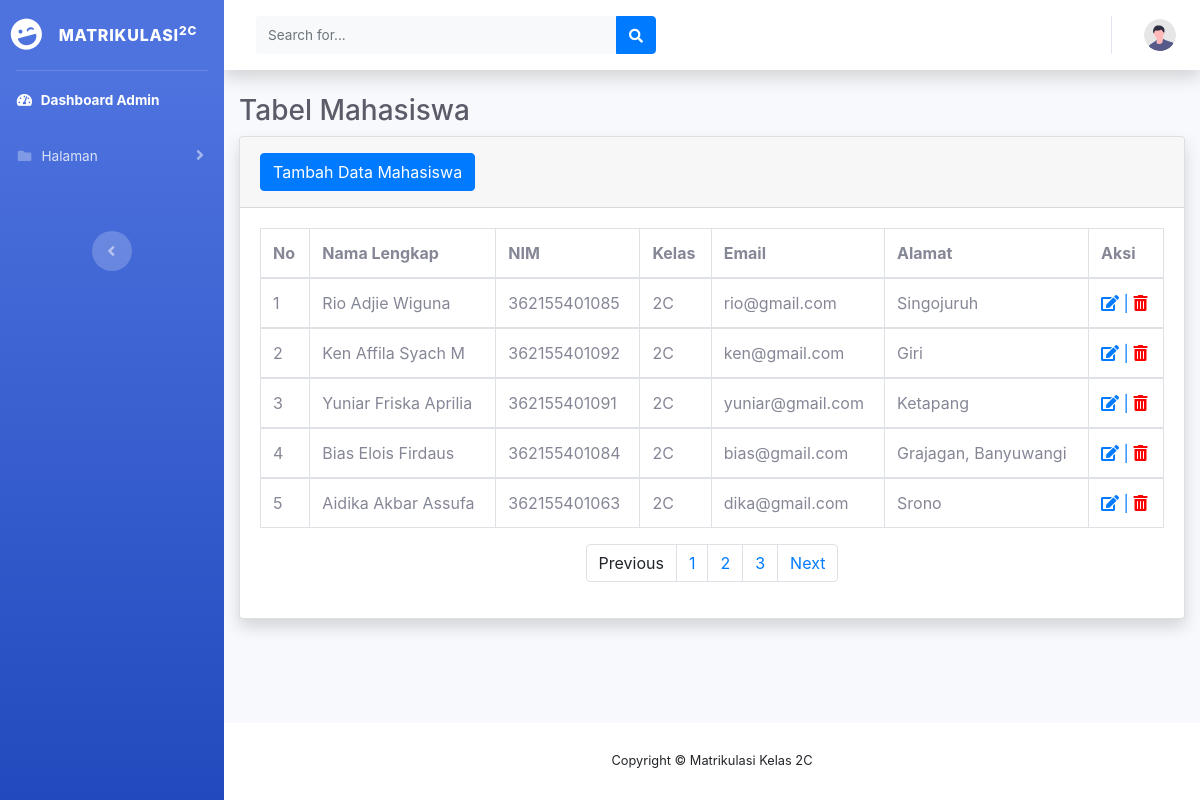
The page /mahasiswa.php on the database its author committed.
### tables this page shows
CREATE TABLE `mahasiswa` (
  `Id` int(11) NOT NULL,
  `Nama_mahasiswa` varchar(45) NOT NULL,
  `Nim` varchar(45) NOT NULL,
  `Kelas` varchar(45) NOT NULL,
  `Email` varchar(45) NOT NULL,
  `Alamat` varchar(45) NOT NULL
);

### mahasiswa.php (the view, shortened to what this page needs)
<?php
include ('database.php');
?>
<!DOCTYPE html>
<html lang="en">
<head>
    <link href="vendor/fontawesome-free/css/all.min.css" rel="stylesheet" type="text/css">
    <link href="css/sb-admin-2.min.css" rel="stylesheet">
    <link href="https://cdnjs.cloudflare.com/ajax/libs/limonte-sweetalert2/7.33.1/sweetalert2.min.css" rel="stylesheet"></link>
    <link rel="stylesheet" type="text/css" href="https://cdnjs.cloudflare.com/ajax/libs/twitter-bootstrap/4.1.3/css/bootstrap.min.css">
</head>
<body id="page-top">
    <div id="wrapper">
        <ul class="navbar-nav bg-gradient-primary sidebar sidebar-dark accordion" id="accordionSidebar">
            <a class="sidebar-brand d-flex align-items-center justify-content-center" href="dashboard.php">
                <div class="sidebar-brand-icon rotate-n-15">
                    <i class="fas fa-laugh-wink"></i>
                </div>
                <div class="sidebar-brand-text mx-3">Matrikulasi<sup>2C</sup></div>
            </a>
            <hr class="sidebar-divider my-0">
            <li class="nav-item active">
                <a class="nav-link" href="dashboard.php">
                    <i class="fas fa-fw fa-tachometer-alt"></i>
                    <span>Dashboard Admin</span></a>
            </li>
            <li class="nav-item">
                <a class="nav-link collapsed" href="#" data-toggle="collapse" data-target="#collapsePages"
                    aria-expanded="true" aria-controls="collapsePages">
                    <i class="fas fa-fw fa-folder"></i>
                    <span>Halaman</span>
                </a>
            </li>
            <br><br>
            <div class="text-center d-none d-md-inline">
                <button class="rounded-circle border-0" id="sidebarToggle"></button>
            </div>
        </ul>
        <div id="content-wrapper" class="d-flex flex-column">
            <div id="content">
                <nav class="navbar navbar-expand navbar-light bg-white topbar mb-4 static-top shadow">
                    <form
                        class="d-none d-sm-inline-block form-inline mr-auto ml-md-3 my-2 my-md-0 mw-100 navbar-search">
                        <div class="input-group">
                            <input type="text" class="form-control bg-light border-0 small" placeholder="Search for..."
                                aria-label="Search" aria-describedby="basic-addon2">
                            <div class="input-group-append">
                                <button class="btn btn-primary" type="button">
                                    <i class="fas fa-search fa-sm"></i>
                                </button>
                            </div>
                        </div>
                    </form>
                    <ul class="navbar-nav ml-auto">
                        <li class="nav-item dropdown no-arrow">
                            <a class="nav-link dropdown-toggle" href="#" id="userDropdown" role="button"
                                data-toggle="dropdown" aria-haspopup="true" aria-expanded="false">
                                <img class="img-profile rounded-circle"
                                    src="img/undraw_profile.svg">
                            </a>
                        </li>
                    </ul>
                </nav>
                <div class="container-fluid">
                    <h1 class="h3 mb-2 text-gray-800">Tabel Mahasiswa</h1>
                    <div class="card shadow mb-4">
                        <div class="card-header py-3">
                        <a href="tambah_mahasiswa.php" class="btn btn-primary">Tambah Data Mahasiswa</a>
                        </div>
                        <div class="card-body">
                            <div class="table-responsive">
                                <table class="table table-bordered" id="dataTable" width="100%" cellspacing="0">
                                    <thead>
                                        <tr>
                                            <th>No</th>
                                            <th>Nama Lengkap</th>
                                            <th>NIM</th>
                                            <th>Kelas</th>
                                            <th>Email</th>
                                            <th>Alamat</th>
                                            <th>Aksi</th>
                                        </tr>
                                    </thead>
                                    <?php
                                    $batas = 5;
                                    $halaman = isset($_GET['halaman'])?(int)$_GET['halaman'] : 1;
                                    $halaman_awal = ($halaman>1) ? ($halaman * $batas) - $batas : 0;
                                    $previous = $halaman - 1;
                                    $next = $halaman + 1;
                                    $i = 1;
                                    $data = mysqli_query($koneksi, "SELECT * FROM mahasiswa");
                                    $jumlah_data = mysqli_num_rows($data);
				                    $total_halaman = ceil($jumlah_data / $batas);
                                    $data_mahasiswa = mysqli_query($koneksi,"select * from mahasiswa limit $halaman_awal, $batas");
                                    while($d = mysqli_fetch_array($data_mahasiswa)) {
                                    ?>
                                    <tbody>
                                        <tr>
                                            <td><?php echo $i++; ?></td>
                                            <td><?php echo $d['Nama_mahasiswa']; ?></td>
                                            <td><?php echo $d['Nim']; ?></td>
                                            <td><?php echo $d['Kelas']; ?></td>
                                            <td><?php echo $d['Email']; ?></td>
                                            <td><?php echo $d['Alamat']; ?></td>
                                            <td>
                                                <a href="update_mahasiswa.php?id=<?php echo $d['Id']; ?>"><i class="fas fa-edit"></i>
                                                                        |
                                                </a><a href="hapus_mahasiswa.php?id=<?php echo $d['Id']; ?>"><i class="fas fa-trash-alt" style="color: red"></i></a>
                                            </td>
                                        </tr>
                                    </tbody>
                                    <?php
                                    }
                                    ?>
                                </table>
                                <nav>
                                    <ul class="pagination justify-content-center">
                                        <li class="page-item">
                                            <a class="page-link" <?php if($halaman > 1){ echo "href='?halaman=$previous'"; } ?>>Previous</a>
                                        </li>
                                        <?php
                                        for($x=1;$x<=$total_halaman;$x++){
                                            ?>
                                            <li class="page-item"><a class="page-link" href="?halaman=<?php echo $x ?>"><?php echo $x; ?></a></li>
                                            <?php
                                        }
                                        ?>
                                        <li class="page-item">
                                            <a  class="page-link" <?php if($halaman < $total_halaman) { echo "href='?halaman=$next'"; } ?>>Next</a>
                                        </li>
                                    </ul>
                                </nav>
                            </div>
                        </div>
                    </div>
                </div>
            </div>
            <footer class="sticky-footer bg-white">
                <div class="container my-auto">
                    <div class="copyright text-center my-auto">
                        <span>Copyright &copy; Matrikulasi Kelas 2C</span>
                    </div>
                </div>
            </footer>
        </div>
    </div>
</body>
</html>

### rows shown on the page
mahasiswa: Nama_mahasiswa "Rio Adjie Wiguna", Nim "362155401085", Kelas "2C", Email "rio@gmail.com", Alamat "Singojuruh"
mahasiswa: Nama_mahasiswa "Ken Affila Syach M", Nim "362155401092", Kelas "2C", Email "ken@gmail.com", Alamat "Giri"
mahasiswa: Nama_mahasiswa "Yuniar Friska Aprilia", Nim "362155401091", Kelas "2C", Email "yuniar@gmail.com", Alamat "Ketapang"
mahasiswa: Nama_mahasiswa "Bias Elois Firdaus", Nim "362155401084", Kelas "2C", Email "bias@gmail.com", Alamat "Grajagan, Banyuwangi"
mahasiswa: Nama_mahasiswa "Aidika Akbar Assufa", Nim "362155401063", Kelas "2C", Email "dika@gmail.com", Alamat "Srono"
